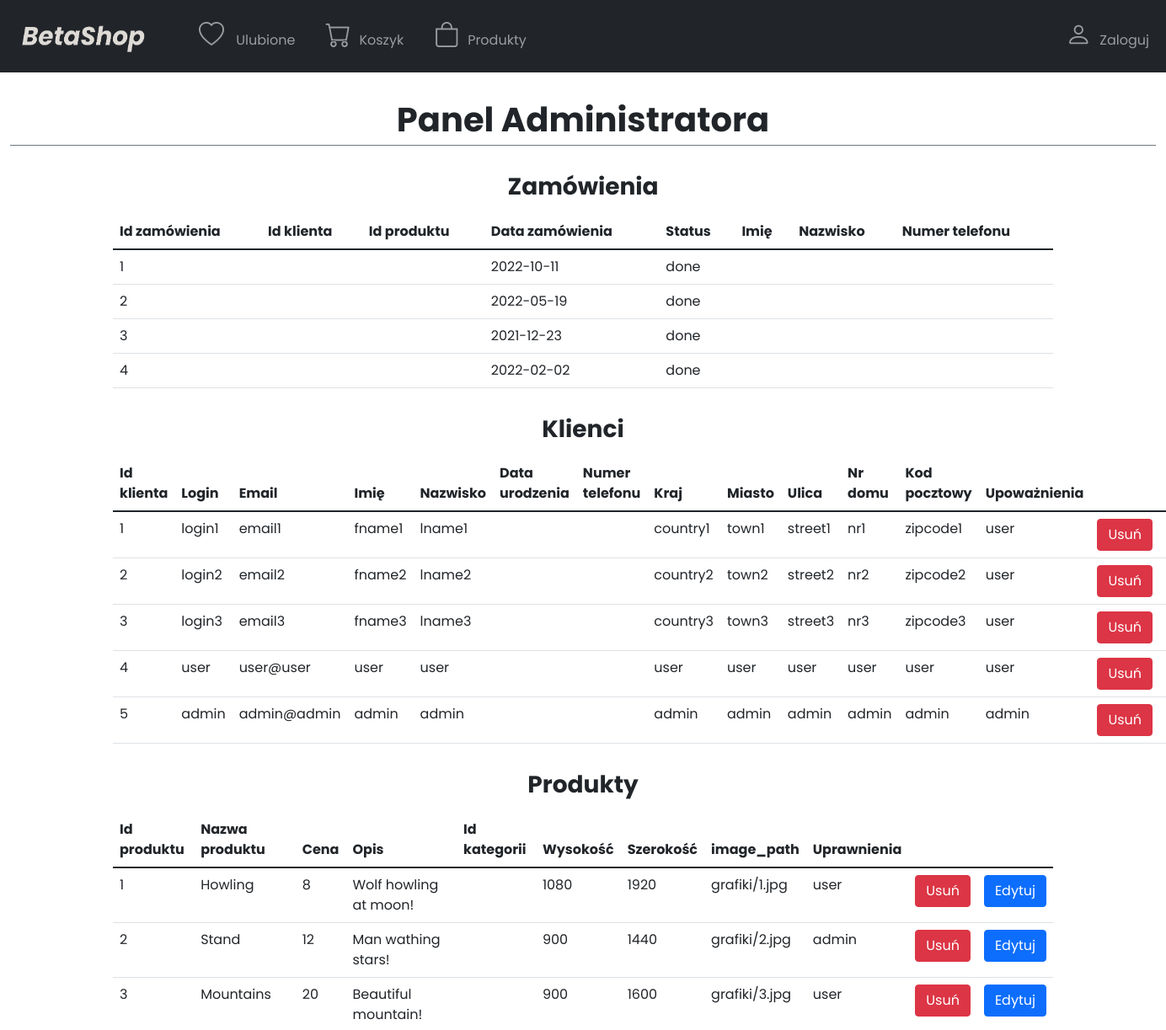
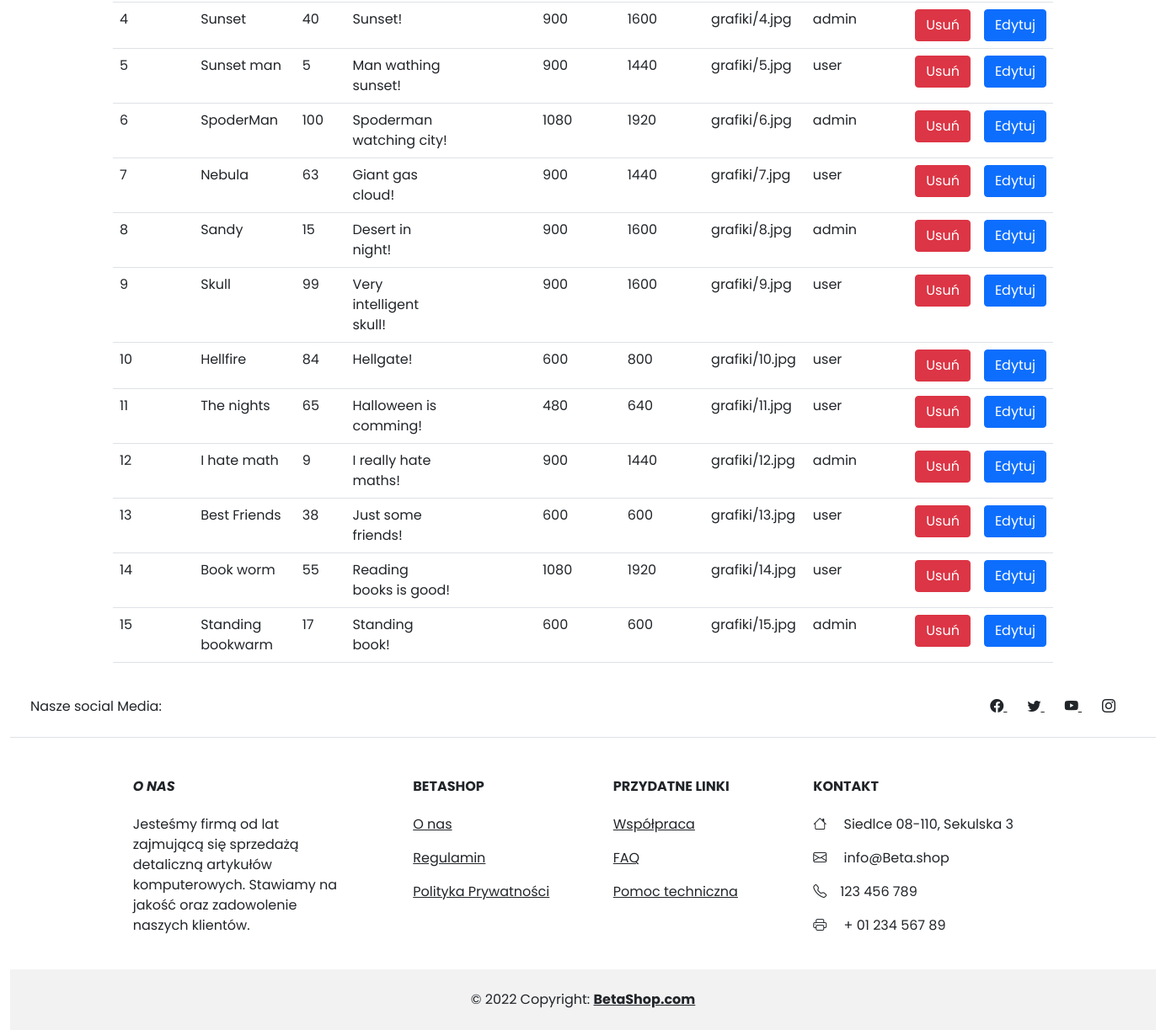
The page /zarzadzanie.php on the database its author committed (2 pictures, top to bottom).
### tables this page shows
create table if not EXISTS order_info (
    order_id int AUTO_INCREMENT not null,
    user_id int,
    picture_id int,
    order_date date,
    order_status varchar(20),
    fname varchar(255),
    lname varchar(255),
    phone varchar(255),
    PRIMARY KEY (order_id)
    );

create table if not EXISTS users (
    user_id int AUTO_INCREMENT not null,
    login varchar(255),
    email varchar(255),
   	pass varchar(255),
    fname varchar(255),
    lname varchar(255),
    birthDate date,
    phoneNumber varchar(64),
    country varchar(255),
    town varchar(255),
    street varchar(255),
    house_nr varchar(255),
    zipcode varchar(255),
    privileges varchar(255),
    PRIMARY KEY(user_id)
    );

create table if not EXISTS pictures (
    picture_id int AUTO_INCREMENT not null,
    pic_name varchar(255) not null,
    price double unsigned,
    description text,
    height int unsigned,
    width int unsigned,
    image_path VARCHAR(255),
    privileges varchar(64),
    category varchar(255),
    PRIMARY KEY (picture_id)
);

### zarzadzanie.php (the view, shortened to what this page needs)
<!DOCTYPE html>
<html lang="pl-PL">
<head>
    <?php
    require("bootstrapConnection.php");
    require("connection.php");
    ?>
</head>
<body>
    <?php require("navbar.php"); ?>
    <div class="container-fluid">
        <p class="border-bottom border-secondary fw-bold text-center" style="font-size:2.5em">Panel Administratora</p>
        <div class="container">
            <div class="row">
                <div class="col-12">
                    <h3 class="my-3 text-center"><b>Zamówienia</b></h3>
                    <table class="table">
                        <thead class="thead-dark">
                            <tr>
                                <th scope="col">Id zamówienia</th>
                                <th scope="col">Id klienta</th>
                                <th scope="col">Id produktu</th>
                                <th scope="col">Data zamówienia</th>
                                <th scope="col">Status</th>
                                <th scope="col">Imię</th>
                                <th scope="col">Nazwisko</th>
                                <th scope="col">Numer telefonu</th>
                            </tr>
                        </thead>
                        <tbody>
                            <?php
                            $zapytanie = $conn->query("SELECT * FROM order_info");
                            while ($row = $zapytanie->fetch()) {
                                echo "
                                <tr>" .
                                    "<td>" . $row['order_id'] . "</td>" .
                                    "<td>" . $row['user_id'] . "</td>" .
                                    "<td>" . $row['picture_id'] . "</td>" .
                                    "<td>" . $row['order_date'] . "</td>" .
                                    "<td>" . $row['order_status'] . "</td>" .
                                    "<td>" . $row['fname'] . "</td>" .
                                    "<td>" . $row['lname'] . "</td>" .
                                    "<td>" . $row['phone'] . "</td>" .
                                    "</tr>";
                            }
                            ?>
                        </tbody>
                    </table>
                </div>
            </div>
            <div class="row">
                <div class="col-12">
                    <h3 class="my-3 text-center"><b>Klienci</b></h3>
                    <table class="table">
                        <thead class="thead-dark">
                            <tr>
                                <th scope="col">Id klienta</th>
                                <th scope="col">Login</th>
                                <th scope="col">Email</th>
                                <th scope="col">Imię</th>
                                <th scope="col">Nazwisko</th>
                                <th scope="col">Data urodzenia</th>
                                <th scope="col">Numer telefonu</th>
                                <th scope="col">Kraj</th>
                                <th scope="col">Miasto</th>
                                <th scope="col">Ulica</th>
                                <th scope="col">Nr domu</th>
                                <th scope="col">Kod pocztowy</th>
                                <th scope="col">Upoważnienia</th>
                            </tr>
                        </thead>
                        <tbody>
                            <?php
                            $zapytanie = $conn->query("SELECT `user_id`, `login`, email, fname, lname, birthDate, phoneNumber, country, town, street, house_nr, zipcode, privileges FROM users");
                            while ($row = $zapytanie->fetch()) {
                            ?>
                                <tr>
                                    <td> <?= $row['user_id'] ?> </td>
                                    <td> <?= $row['login'] ?> </td>
                                    <td> <?= $row['email'] ?> </td>
                                    <td> <?= $row['fname'] ?> </td>
                                    <td> <?= $row['lname'] ?> </td>
                                    <td> <?= $row['birthDate'] ?> </td>
                                    <td> <?= $row['phoneNumber'] ?> </td>
                                    <td> <?= $row['country'] ?> </td>
                                    <td> <?= $row['town'] ?> </td>
                                    <td> <?= $row['street'] ?> </td>
                                    <td> <?= $row['house_nr'] ?> </td>
                                    <td> <?= $row['zipcode'] ?> </td>
                                    <td> <?= $row['privileges'] ?> </td>
                                    <td><a href="usuwanie.php?id=<?= $row['user_id'] ?>"><button type="button" class="btn btn-danger">Usuń</button></a></td>
                                    <td><a href="edytowanie.php?id=<?= $row['user_id'] ?>"><button type="button" class="btn btn-primary">Edytuj</button></a></td>
                                </tr>
                            <?php
                            }
                            ?>
                        </tbody>
                    </table>
                </div>
            </div>
            <div class="row">
                <div class="col-12">
                    <h3 class="my-3 text-center"><b>Produkty</b></h3>
                    <table class="table">
                        <thead class="thead-dark">
                            <tr>
                                <th scope="col">Id produktu</th>
                                <th scope="col">Nazwa produktu</th>
                                <th scope="col">Cena</th>
                                <th scope="col">Opis</th>
                                <th scope="col">Id kategorii</th>
                                <th scope="col">Wysokość</th>
                                <th scope="col">Szerokość</th>
                                <th scope="col">image_path</th>
                                <th scope="col">Uprawnienia</th>
                            </tr>
                        </thead>
                        <tbody>
                            <?php
                            $zapytanie = $conn->query("SELECT * FROM pictures");
                            while ($row = $zapytanie->fetch()) {
                            ?>
                                <tr>
                                    <td> <?= $row['picture_id'] ?> </td>
                                    <td> <?= $row['pic_name'] ?> </td>
                                    <td> <?= $row['price'] ?> </td>
                                    <td> <?= $row['description'] ?> </td>
                                    <td> <?= $row['category_id'] ?> </td>
                                    <td> <?= $row['height'] ?> </td>
                                    <td> <?= $row['width'] ?> </td>
                                    <td> <?= $row['image_path'] ?> </td>
                                    <td> <?= $row['privileges'] ?> </td>
                                    <td><a href="usuwanie.php?pic=<?= $row['picture_id'] ?>"><button type="button" class="btn btn-danger">Usuń</button></a></td>
                                    <td><a href="edytowanie.php?pic=<?= $row['picture_id'] ?>"><button type="button" class="btn btn-primary">Edytuj</button></a></td>
                                </tr>
                            <?php
                            }
                            ?>
                        </tbody>
                    </table>
                </div>
            </div>
        </div>
    </div>
    <?php
    include("footer.php");
    ?>
</body>
</html>

### main.css (style rules this page uses)
body { font-family: 'Poppins'; }

### rows shown on the page
order_info: order_id "1", order_date "2022-10-11", order_status "done"
order_info: order_id "2", order_date "2022-05-19", order_status "done"
order_info: order_id "3", order_date "2021-12-23", order_status "done"
order_info: order_id "4", order_date "2022-02-02", order_status "done"
users: user_id "1", login "login1", email "email1", fname "fname1", lname "lname1", country "country1", town "town1", street "street1", house_nr "nr1", zipcode "zipcode1", privileges "user"
users: user_id "2", login "login2", email "email2", fname "fname2", lname "lname2", country "country2", town "town2", street "street2", house_nr "nr2", zipcode "zipcode2", privileges "user"
users: user_id "3", login "login3", email "email3", fname "fname3", lname "lname3", country "country3", town "town3", street "street3", house_nr "nr3", zipcode "zipcode3", privileges "user"
users: user_id "4", login "user", email "user@user", fname "user", lname "user", country "user", town "user", street "user", house_nr "user", zipcode "user", privileges "user"
users: user_id "5", login "admin", email "admin@admin", fname "admin", lname "admin", country "admin", town "admin", street "admin", house_nr "admin", zipcode "admin", privileges "admin"
pictures: picture_id "1", pic_name "Howling", price "8", description "Wolf howling at moon!", height "1080", width "1920", image_path "grafiki/1.jpg", privileges "user"
pictures: picture_id "2", pic_name "Stand", price "12", description "Man wathing stars!", height "900", width "1440", image_path "grafiki/2.jpg", privileges "admin"
pictures: picture_id "3", pic_name "Mountains", price "20", description "Beautiful mountain!", height "900", width "1600", image_path "grafiki/3.jpg", privileges "user"
pictures: picture_id "4", pic_name "Sunset", price "40", description "Sunset!", height "900", width "1600", image_path "grafiki/4.jpg", privileges "admin"
pictures: picture_id "5", pic_name "Sunset man", price "5", description "Man wathing sunset!", height "900", width "1440", image_path "grafiki/5.jpg", privileges "user"
pictures: picture_id "6", pic_name "SpoderMan", price "100", description "Spoderman watching city!", height "1080", width "1920", image_path "grafiki/6.jpg", privileges "admin"
pictures: picture_id "7", pic_name "Nebula", price "63", description "Giant gas cloud!", height "900", width "1440", image_path "grafiki/7.jpg", privileges "user"
pictures: picture_id "8", pic_name "Sandy", price "15", description "Desert in night!", height "900", width "1600", image_path "grafiki/8.jpg", privileges "admin"
pictures: picture_id "9", pic_name "Skull", price "99", description "Very intelligent skull!", height "900", width "1600", image_path "grafiki/9.jpg", privileges "user"
pictures: picture_id "10", pic_name "Hellfire", price "84", description "Hellgate!", height "600", width "800", image_path "grafiki/10.jpg", privileges "user"
pictures: picture_id "11", pic_name "The nights", price "65", description "Halloween is comming!", height "480", width "640", image_path "grafiki/11.jpg", privileges "user"
pictures: picture_id "12", pic_name "I hate math", price "9", description "I really hate maths!", height "900", width "1440", image_path "grafiki/12.jpg", privileges "admin"
pictures: picture_id "13", pic_name "Best Friends", price "38", description "Just some friends!", height "600", width "600", image_path "grafiki/13.jpg", privileges "user"
pictures: picture_id "14", pic_name "Book worm", price "55", description "Reading books is good!", height "1080", width "1920", image_path "grafiki/14.jpg", privileges "user"
pictures: picture_id "15", pic_name "Standing bookwarm", price "17", description "Standing book!", height "600", width "600", image_path "grafiki/15.jpg", privileges "admin"
